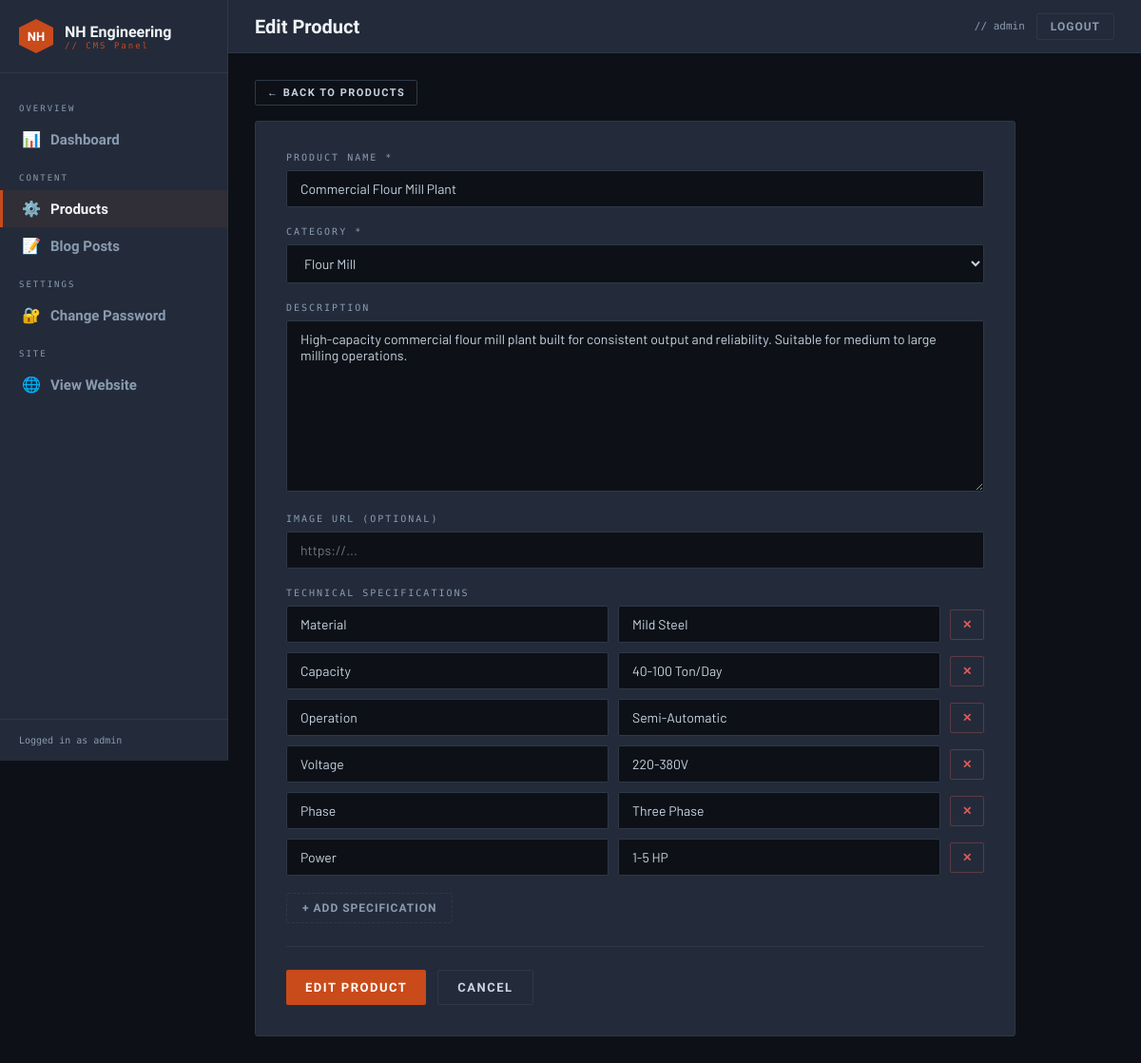
/admin/products/1/edit (signed in), run on the app's committed database.
### tables this page shows
CREATE TABLE products (
                id INTEGER PRIMARY KEY AUTOINCREMENT,
                name TEXT NOT NULL,
                category TEXT NOT NULL,
                description TEXT,
                specs TEXT,
                image_url TEXT,
                created_at TEXT DEFAULT CURRENT_TIMESTAMP
            );

### app.py (the view, shortened to what this page needs)
@app.route('/admin/products/<int:pid>/edit', methods=['GET','POST'])
@login_required
def admin_product_edit(pid):
    product = query_db("SELECT * FROM products WHERE id=?", [pid], one=True)
    if not product:
        return redirect(url_for('admin_products'))
    specs = {}
    try:
        specs = json.loads(product['specs']) if product['specs'] else {}
    except:
        pass
    return render_template('admin/product_form.html', product=product, specs=specs, action='Edit')

### app.py (called while the page is built)
def get_db():
    db = getattr(g, '_database', None)
    if db is None:
        db = g._database = sqlite3.connect(DATABASE)
        db.row_factory = sqlite3.Row
    return db

@app.teardown_appcontext
def close_connection(exception):
    db = getattr(g, '_database', None)
    if db is not None:
        db.close()

def query_db(query, args=(), one=False):
    cur = get_db().execute(query, args)
    rv = cur.fetchall()
    cur.close()
    return (rv[0] if rv else None) if one else rv

def login_required(f):
    @wraps(f)
    def decorated(*args, **kwargs):
        if not session.get('admin_logged_in'):
            return redirect(url_for('admin_login'))
        return f(*args, **kwargs)
    return decorated

### templates/admin/product_form.html (shortened to what this page needs)
{% extends "admin/base_admin.html" %}
{% block page_title %}{{ action }} Product{% endblock %}
{% block content %}
<div style="margin-bottom:16px;">
    <a href="/admin/products" class="btn btn-secondary btn-sm">← Back to Products</a>
</div>
<div class="form-card">
    <form method="POST">
        <div class="form-group">
            <label class="form-label">Product Name *</label>
            <input class="form-input" type="text" name="name" value="{{ product['name'] if product else '' }}" required placeholder="e.g. Commercial Flour Mill Plant">
        </div>
        <div class="form-group">
            <label class="form-label">Category *</label>
            <select class="form-select" name="category" required>
                {% set cats = ['Flour Mill','Rice Mill','Prefabricated Shed','Prefabricated Structures'] %}
                {% for c in cats %}
                <option value="{{ c }}" {% if product and product['category'] == c %}selected{% endif %}>{{ c }}</option>
                {% endfor %}
            </select>
        </div>
        <div class="form-group">
            <label class="form-label">Description</label>
            <textarea class="form-textarea" name="description" placeholder="Describe the product, its use case, and key features...">{{ product['description'] if product else '' }}</textarea>
        </div>
        <div class="form-group">
            <label class="form-label">Image URL (optional)</label>
            <input class="form-input" type="url" name="image_url" value="{{ product['image_url'] if product else '' }}" placeholder="https://...">
        </div>
        <div class="form-group">
            <label class="form-label">Technical Specifications</label>
            <div class="specs-section" id="specs-container">
                {% if specs %}
                {% for key, val in specs.items() %}
                <div class="spec-row">
                    <input class="form-input" type="text" name="spec_key" value="{{ key }}" placeholder="e.g. Voltage">
                    <input class="form-input" type="text" name="spec_val" value="{{ val }}" placeholder="e.g. 220-380V">
                    <button type="button" class="remove-spec" onclick="this.parentElement.remove()">✕</button>
                </div>
                {% endfor %}
                {% else %}
                <div class="spec-row">
                    <input class="form-input" type="text" name="spec_key" placeholder="e.g. Material">
                    <input class="form-input" type="text" name="spec_val" placeholder="e.g. Mild Steel">
                    <button type="button" class="remove-spec" onclick="this.parentElement.remove()">✕</button>
                </div>
                {% endif %}
            </div>
            <button type="button" class="add-spec-btn" onclick="addSpec()" style="margin-top:8px;">+ Add Specification</button>
        </div>
        <div class="form-actions">
            <button type="submit" class="btn btn-primary">{{ action }} Product</button>
            <a href="/admin/products" class="btn btn-secondary">Cancel</a>
        </div>
    </form>
</div>
{% endblock %}

### templates/admin/base_admin.html (style rules this page uses)
:root { --steel:#1a1f2e;--iron:#0d1117;--rust:#c94a1a;--amber:#f0a500;--smoke:#8a9bb0;--cloud:#c8d4e3;--white:#f0f4f8;--plate:#232b3a;--rivet:#2e3847; }
*,*::before,*::after { box-sizing:border-box;margin:0;padding:0; }
body { font-family:'Barlow',sans-serif;background:var(--iron);color:var(--cloud);min-height:100vh;display:flex; }
.form-card { background:var(--plate);border:1px solid var(--rivet);border-radius:3px;padding:32px;max-width:800px; }
.form-group { margin-bottom:20px; }
.form-label { font-family:'Share Tech Mono',monospace;font-size:10px;letter-spacing:2px;text-transform:uppercase;color:var(--smoke);display:block;margin-bottom:8px; }
.form-input,.form-textarea,.form-select { width:100%;background:var(--iron);border:1px solid var(--rivet);border-radius:2px;padding:10px 14px;color:var(--cloud);font-family:'Barlow',sans-serif;font-size:14px;outline:none;transition:border-color 0.2s; }
.form-textarea { min-height:180px;resize:vertical; }
.form-select option { background:var(--plate); }
.form-actions { display:flex;gap:12px;margin-top:24px;padding-top:24px;border-top:1px solid var(--rivet); }
.btn { display:inline-flex;align-items:center;gap:8px;font-family:'Barlow Condensed',sans-serif;font-weight:700;font-size:13px;letter-spacing:1.5px;text-transform:uppercase;text-decoration:none;padding:10px 20px;border-radius:2px;border:none;cursor:pointer;transition:all 0.2s; }
.btn-primary { background:var(--rust);color:white; }
.btn-secondary { background:transparent;color:var(--cloud);border:1px solid var(--rivet); }
.btn-sm { padding:6px 12px;font-size:11px; }

### templates/admin/product_form.html (style rules this page uses)
.specs-section { margin-top:8px; }
.spec-row { display:grid;grid-template-columns:1fr 1fr auto;gap:10px;margin-bottom:10px;align-items:center; }
.spec-row input { margin:0; }
.remove-spec { background:transparent;border:1px solid rgba(224,92,92,0.3);color:#e05c5c;padding:8px 12px;border-radius:2px;cursor:pointer;font-family:'Barlow Condensed',sans-serif;font-weight:700;font-size:12px; }
.add-spec-btn { background:transparent;border:1px dashed var(--rivet);color:var(--smoke);padding:8px 16px;border-radius:2px;cursor:pointer;font-family:'Barlow Condensed',sans-serif;font-weight:700;font-size:12px;letter-spacing:1px;text-transform:uppercase;transition:all 0.2s; }

### data on the page
products: name "Commercial Flour Mill Plant", category "Flour Mill", description "High-capacity commercial flour mill plant built for consistent output and reliability. Suitable for medium to large milling operations."

### other printed values
{{ session.get('admin_user','admin') }} "admin"
{{ action }} "Edit"
{{ action }} "EDIT"
